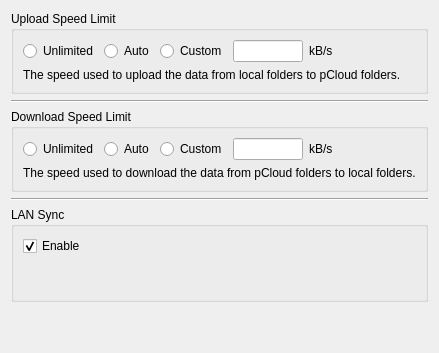
            <widget class="QWidget" name="tabSpeed">
             <attribute name="title">
              <string>Tab 2</string>
             </attribute>
             <layout class="QVBoxLayout" name="verticalLayout_4">
              <item>
               <layout class="QVBoxLayout" name="verticalLayout_3">
                <item>
                 <widget class="QGroupBox" name="groupBoxSyncUpldSpeed">
                  <property name="title">
                   <string>Upload Speed Limit</string>
                  </property>
                  <layout class="QVBoxLayout" name="verticalLayout_17">
                   <item>
                    <layout class="QHBoxLayout" name="horizontalLayout_27">
                     <item>
                      <widget class="QRadioButton" name="rBtnSyncUpldUnlimit">
                       <property name="text">
                        <string>Unlimited</string>
                       </property>
                      </widget>
                     </item>
                     <item>
                      <widget class="QRadioButton" name="rBtnSyncUpldAuto">
                       <property name="accessibleName">
                        <string>upldAuto</string>
                       </property>
                       <property name="text">
                        <string>Auto</string>
                       </property>
                      </widget>
                     </item>
                     <item>
                      <layout class="QHBoxLayout" name="horizontalLayout_24">
                       <item>
                        <widget class="QRadioButton" name="rbtnSyncupldChoose">
                         <property name="maximumSize">
                          <size>
                           <width>80</width>
                           <height>16777215</height>
                          </size>
                         </property>
                         <property name="text">
                          <string>Custom</string>
                         </property>
                        </widget>
                       </item>
                       <item>
                        <widget class="QLineEdit" name="edit_UpldSpeed">
                         <property name="maximumSize">
                          <size>
                           <width>70</width>
                           <height>16777215</height>
                          </size>
                         </property>
                        </widget>
                       </item>
                       <item>
                        <widget class="QLabel" name="label_3">
                         <property name="text">
                          <string>kB/s</string>
                         </property>
                        </widget>
                       </item>
                      </layout>
                     </item>
                     <item>
                      <spacer name="horizontalSpacer_18">
                       <property name="orientation">
                        <enum>Qt::Horizontal</enum>
                       </property>
                       <property name="sizeHint" stdset="0">
                        <size>
                         <width>40</width>
                         <height>20</height>
                        </size>
                       </property>
                      </spacer>
                     </item>
                    </layout>
                   </item>
                   <item>
                    <widget class="QLabel" name="label_infoupld">
                     <property name="text">
                      <string>&lt;html&gt;&lt;head/&gt;&lt;body&gt;&lt;p&gt;The speed used to upload the data from local folders to pCloud folders.&lt;/p&gt;&lt;/body&gt;&lt;/html&gt;</string>
                     </property>
                    </widget>
                   </item>
                  </layout>
                 </widget>
                </item>
                <item>
                 <widget class="Line" name="line_settngsSpeed1">
                  <property name="orientation">
                   <enum>Qt::Horizontal</enum>
                  </property>
                 </widget>
                </item>
                <item>
                 <widget class="QGroupBox" name="groupBoxSyncDwnldSpeed">
                  <property name="title">
                   <string>Download Speed Limit</string>
                  </property>
                  <layout class="QVBoxLayout" name="verticalLayout_28">
                   <item>
                    <layout class="QHBoxLayout" name="horizontalLayout_28">
                     <item>
                      <widget class="QRadioButton" name="rBtnSyncDwldUnlimit">
                       <property name="text">
                        <string>Unlimited</string>
                       </property>
                      </widget>
                     </item>
                     <item>
                      <widget class="QRadioButton" name="rBtnSyncDwldAuto">
                       <property name="text">
                        <string>Auto</string>
                       </property>
                      </widget>
                     </item>
                     <item>
                      <layout class="QHBoxLayout" name="horizontalLayout_26">
                       <item>
                        <widget class="QRadioButton" name="rbtnSyncDwnlChoose">
                         <property name="maximumSize">
                          <size>
                           <width>80</width>
                           <height>16777215</height>
                          </size>
                         </property>
                         <property name="text">
                          <string>Custom</string>
                         </property>
                        </widget>
                       </item>
                       <item>
                        <widget class="QLineEdit" name="edit_DwnldSpeed">
                         <property name="maximumSize">
                          <size>
                           <width>70</width>
                           <height>16777215</height>
                          </size>
                         </property>
                        </widget>
                       </item>
                       <item>
                        <widget class="QLabel" name="label_4">
                         <property name="text">
                          <string>kB/s</string>
                         </property>
                        </widget>
                       </item>
                      </layout>
                     </item>
                     <item>
                      <spacer name="horizontalSpacer_19">
                       <property name="orientation">
                        <enum>Qt::Horizontal</enum>
                       </property>
                       <property name="sizeHint" stdset="0">
                        <size>
                         <width>40</width>
                         <height>20</height>
                        </size>
                       </property>
                      </spacer>
                     </item>
                    </layout>
                   </item>
                   <item>
                    <widget class="QLabel" name="label_infodwld">
                     <property name="text">
                      <string>&lt;html&gt;&lt;head/&gt;&lt;body&gt;&lt;p&gt;The speed used to download the data from pCloud folders to local folders.&lt;/p&gt;&lt;/body&gt;&lt;/html&gt;</string>
                     </property>
                    </widget>
                   </item>
                  </layout>
                 </widget>
                </item>
                <item>
                 <widget class="Line" name="line_settngsSpeed2">
                  <property name="orientation">
                   <enum>Qt::Horizontal</enum>
                  </property>
                 </widget>
                </item>
                <item>
                 <widget class="QGroupBox" name="groupBox_3">
                  <property name="title">
                   <string>LAN Sync</string>
                  </property>
                  <layout class="QVBoxLayout" name="verticalLayout_32">
                   <item>
                    <layout class="QVBoxLayout" name="verticalLayout_29">
                     <item>
                      <layout class="QHBoxLayout" name="horizontalLayout_29">
                       <item>
                        <widget class="QCheckBox" name="checkBoxp2p">
                         <property name="text">
                          <string>Enable </string>
                         </property>
                         <property name="checked">
                          <bool>true</bool>
                         </property>
                        </widget>
                       </item>
                       <item>
                        <spacer name="horizontalSpacer_3">
                         <property name="orientation">
                          <enum>Qt::Horizontal</enum>
                         </property>
                         <property name="sizeHint" stdset="0">
                          <size>
                           <width>40</width>
                           <height>20</height>
                          </size>
                         </property>
                        </spacer>
                       </item>
                      </layout>
                     </item>
                     <item>
                      <widget class="QLabel" name="label_infop2p">
                       <property name="text">
                        <string>&lt;html&gt;&lt;head/&gt;&lt;body&gt;&lt;p&gt;&lt;br/&gt;&lt;/p&gt;&lt;/body&gt;&lt;/html&gt;</string>
                       </property>
                       <property name="scaledContents">
                        <bool>false</bool>
                       </property>
                       <property name="wordWrap">
                        <bool>false</bool>
                       </property>
                      </widget>
                     </item>
                    </layout>
                   </item>
                  </layout>
                 </widget>
                </item>
               </layout>
              </item>
              <item>
               <spacer name="verticalSpacer">
                <property name="orientation">
                 <enum>Qt::Vertical</enum>
                </property>
                <property name="sizeHint" stdset="0">
                 <size>
                  <width>20</width>
                  <height>40</height>
                 </size>
                </property>
               </spacer>
              </item>
             </layout>
            </widget>
